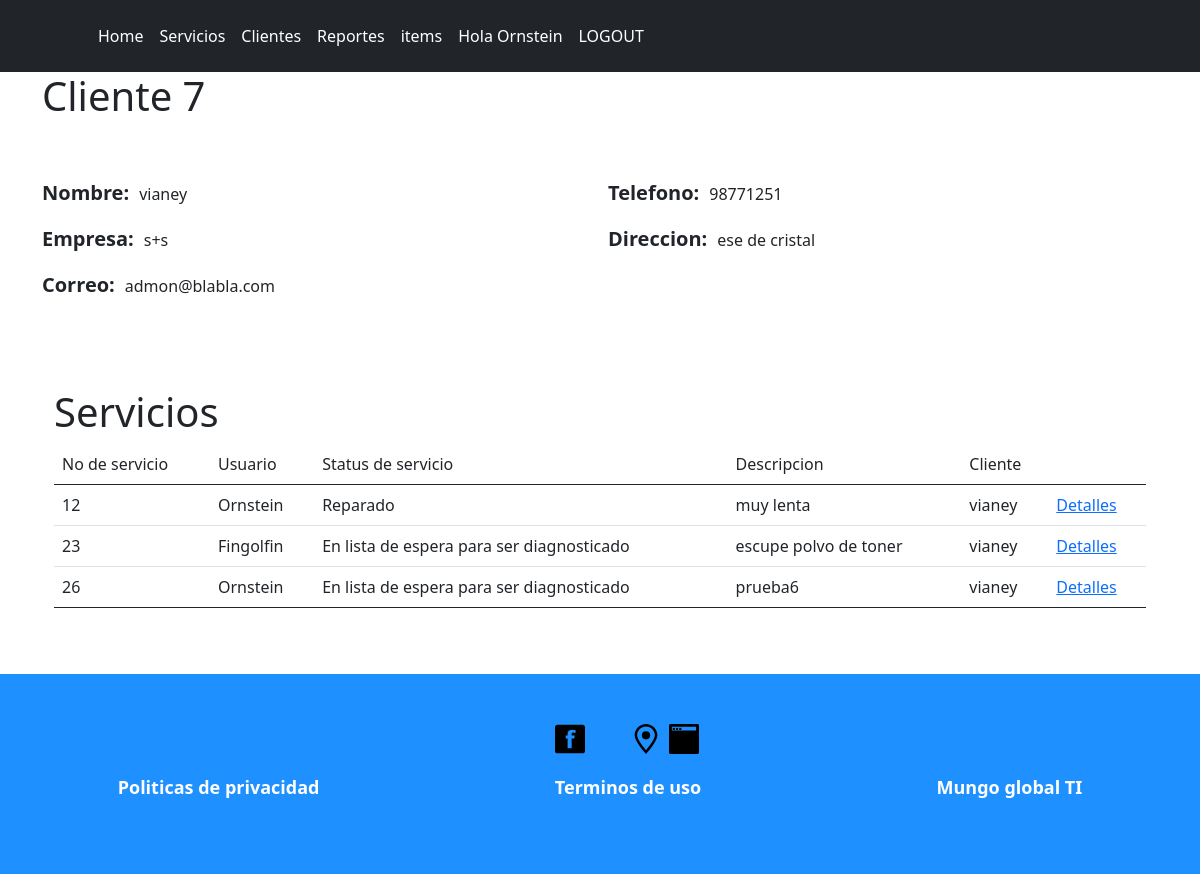
Screenshot of /clients/client_detail/7 (signed in) with the database file from the repository.
### feed/models.py (models this page shows, shortened)
class Client(models.Model):
    name = models.CharField(max_length = 200)
    company_name = models.CharField(max_length = 200, blank = True)
    email = models.CharField(max_length = 200, blank = True, unique = True)
    phonenumber = models.CharField(max_length = 200, blank = True)
    adress = models.TextField(blank = True)
    created = models.DateTimeField(auto_now_add = True)
    updated = models.DateTimeField(auto_now = True)
    def __str__(self):
        return self.name

class Service(models.Model):
    user = models.ForeignKey(User, on_delete = models.CASCADE)
    service_type = models.ForeignKey(TypeOfService, on_delete = models.DO_NOTHING)
    type_of_product = models.ForeignKey(TypeOfProduct, on_delete = models.DO_NOTHING)
    client = models.ForeignKey(Client, on_delete = models.CASCADE)
    status = models.ForeignKey(Status, on_delete = models.DO_NOTHING)
    model = models.CharField(max_length = 200, blank = True)
    serial_number = models.CharField(max_length = 200, blank = True)
    accesories = models.CharField(max_length = 200, blank = True)
    failure = models.TextField()
    is_working = models.BooleanField()
    is_damaged = models.BooleanField()
    is_complete = models.BooleanField()
    service_reference = models.CharField(max_length = 200)
    service_price = models.DecimalField(max_digits = 9, decimal_places = 2)
    client_pass = models.CharField(max_length = 200, unique = True)
    created = models.DateTimeField(auto_now_add = True)
    updated = models.DateTimeField(auto_now = True)

class Status(models.Model):
    name = models.CharField(max_length = 200, unique = True)
    created = models.DateTimeField(auto_now_add = True)
    updated = models.DateTimeField(auto_now = True)
    def __str__(self):
        return self.name

### feed/views.py (the view)
# urls.py: path("clients/client_detail/<int:client_id>", views.client_detail, name = "client_detail"),
def client_detail(request, client_id):
    client = Client.objects.get(pk = client_id)
    all_client_services = Service.objects.filter(client_id = client)
    return render(request, 'feed/client_detail.html', {
        "client" : client,
        "all_client_services": all_client_services
    })

### feed/templates/feed/client_detail.html (shortened to what this page needs)
{% extends 'feed/index.html' %}
{% block content %}
{% if user.is_authenticated %}
<div class="container">
    <h1>Cliente {{ client.id }}</h1>
    <br><br>
    <form class="row g-3">
        <div class="col-md-6">
            <div class="service_detail-form-title">
                <p class="service_detail-form-title-key">Nombre:</p> <p class="service_detail-form-title-value">{{ client.name }}</p>
            </div>
            <div class="service_detail-form-title">
                <p class="service_detail-form-title-key">Empresa:</p> <p class="service_detail-form-title-value">{{ client.company_name }}</p>
            </div>
            <div class="service_detail-form-title">
                <p class="service_detail-form-title-key">Correo:</p> <p class="service_detail-form-title-value">{{ client.email }}</p>
            </div>
        </div>
        <div class="col-md-6">
            <div class="service_detail-form-title">
                <p class="service_detail-form-title-key">Telefono:</p> <p class="service_detail-form-title-value">{{ client.phonenumber }}</p>
            </div>
            <div class="service_detail-form-title">
                <p class="service_detail-form-title-key">Direccion:</p> <p class="service_detail-form-title-value">{{ client.adress }}</p>
            </div>
        </div>
    </form>
<br><br><br>
{% if all_client_services %}
    <div class="container-fluid">
        <h1>Servicios</h1>
        <table class="table">
            <thead>
                <tr>
                    <th scope="col">No de servicio</th>
                    <th scope="col">Usuario</th>
                    <th scope="col">Status de servicio</th>
                    <th scope="col">Descripcion</th>
                    <th scope="col">Cliente</th>
                    <th scope="col"></th>
                    </tr>
            </thead>
            <tbody>
                {% for service in all_client_services  %}
                <tr>
                    <th scope="row">{{ service.id }} </th>
                    <td>{{ service.user }} </td>
                    <td>{{ service.status }} </td>
                    <td>{{ service.failure }} </td>
                    <td>{{ service.client }} </td>
                    <td><a href=""><a href="service_detail/{{service.id}}/">Detalles</a></td>
                </tr>
                {% endfor %}
                </tbody>
        </table>
    </div>
{% else %}
    <h1>El cliente no tiene servicios (que codo)</h1>
{% endif %}
</div>
{% else %}
    <h1>Inicia Sesion</h1>
{% endif %}
{% endblock %}

### feed/templates/feed/index.html (shortened to what this page needs)
{% load static %}
<!DOCTYPE html>
<html lang="en">
<head>
    <link rel="stylesheet" href="{% static 'reset.css' %}">
    <link href="https://cdn.jsdelivr.net/npm/bootstrap@5.0.2/dist/css/bootstrap.min.css" rel="stylesheet">
    <link rel="stylesheet" href="{% static 'index.css' %}">
    <link rel="stylesheet" href="{% static 'login.css' %}">
    <link rel="stylesheet" href="{% static 'home.css' %}">
    <link rel="stylesheet" href="{% static 'services.css' %}">
    <link rel="stylesheet" href="{% static 'clients.css' %}">
    <link rel="stylesheet" href="{% static 'service_status.css' %}">
    <link rel="stylesheet" href="{% static 'new_item.css' %}">
    <link rel="stylesheet" href="{% static 'items.css' %}">
    <link rel="stylesheet" href="{% static 'update_service.css' %}">
    <link rel="stylesheet" href="{% static 'service_detail.css' %}">
    <link rel="stylesheet" href="{% static 'new_service.css' %}">
    <link rel="stylesheet" href="{% static 'reports.css' %}">
    <link rel="stylesheet" href="{% static 'footer.css' %}">
</head>
<body>
    <header class="p-3 bg-dark text-white">
        <div class="container">
            <div class="d-flex flex-wrap align-items-center justify-content-center justify-content-lg-start">
            <a href="/" class="d-flex align-items-center mb-2 mb-lg-0 text-white text-decoration-none">
                <svg class="bi me-2" width="40" height="32" role="img" aria-label="Bootstrap"><use xlink:href="#bootstrap"/></svg>
            </a>
                <div class="div-menu">
                    <div class="div-menu-each">
                        <ul class="nav col-12 col-lg-auto me-lg-auto mb-2 justify-content-center mb-md-0">
                            <li><a href="/home/" class="nav-link px-2 text-white">Home</a></li>
                            <li><a href="/services/" class="nav-link px-2 text-white">Servicios</a></li>
                            <li><a href="/clients/" class="nav-link px-2 text-white">Clientes</a></li>
                            {% if user.is_superuser or user.is_staff %}
                            <li><a href="/reports/" class="nav-link px-2 text-white">Reportes</a></li>
                            {% endif %}
                            <li> <a href="/items/" class="nav-link px-2 text-white">items</a></li>
                        </ul>
                    </div>
                    <div class="div-menu-each">
                        <ul class="nav col-12 col-lg-auto me-lg-auto mb-2 flex-end mb-md-0">
                        {% if user.is_authenticated %}
                            <li><a href="" class="nav-link px-2 text-white">Hola {{ user.username }}</a></li>
                            <li><a href="/logout/" class="nav-link px-2 text-white">LOGOUT</a></li>
                            {% else %}
                            <li><a href="/login/" class="nav-link px-2 text-white">LOGIN</a></li>
                        {% endif %}
                        </ul>
                    </div>
                </div>
            </div>
        </div>
    </header>
    {% block content %}{% endblock %}
    <footer>
        <div class="footer-div">
            <div class="footer-div-img">
                <img class="footer-image" src="{% static 'feed/images/facebook.svg' %}" alt="">
                <img class="footer-image" src="{% static 'feed/images/instagram.svg' %}" alt="">
                <img class="footer-image" src="{% static 'feed/images/location.svg' %}" alt="">
                <img class="footer-image" src="{% static 'feed/images/webpage.svg' %}" alt="">
            </div>
            <div class="footer-div-text">
                <div><p class="footer-text">Politicas de privacidad</p></div>
                <div><p class="footer-text">Terminos de uso</p></div>
                <div><p class="footer-text">Mungo global TI</p></div>
            </div>
        </div>
    </footer>
</body>
</html>

### feed/static/index.css (style rules this page uses)
body { position: relative; padding-bottom: 250px; min-height: 100vh; }
.div-menu { display: flex; justify-content: space-between; }
.div-menu-each { display: flex; justify-content: space-between; }

### feed/static/service_detail.css (style rules this page uses)
.service_detail-form-title { display: flex; justify-content: start; align-items: baseline; flex-wrap: wrap; margin-top: 2px; margin-bottom: 2px; }
.service_detail-form-title-key { font-size: 20px; font-weight: bold; margin-right: 10px; margin-bottom: 0px; }
.service_detail-form-title-value { font-size: 24x; margin-top: 0px; }

### feed/static/footer.css (style rules this page uses)
.footer-image { width: 30px; margin-bottom: 20px; margin-left: 8px; }
.footer-div { text-align: center; font-size: 18px; align-items: center; padding-top: 50px; }
.footer-text { color: white; font-weight: bold; padding: 0px; margin: 0; }
.footer-div-text { display: flex; justify-content: space-around; }
.footer-div-img { display: flex; justify-content: center; margin-left: 45px; }
footer { position: absolute; bottom: 0; width: 100%; height: 200px; background-color: #1E90FF; }

### rows the page displays
Client: id "7", name "vianey", company_name "s+s", email "admon@blabla.com", phonenumber "98771251", adress "ese de cristal"
Service: id "12", user "Ornstein", status "Reparado", failure "muy lenta", client "vianey"
Service: id "23", user "Fingolfin", status "En lista de espera para ser diagnosticado", failure "escupe polvo de toner", client "vianey"
Service: id "26", user "Ornstein", status "En lista de espera para ser diagnosticado", failure "prueba6", client "vianey"

### other values shown
{{ user.username }} "Ornstein"
